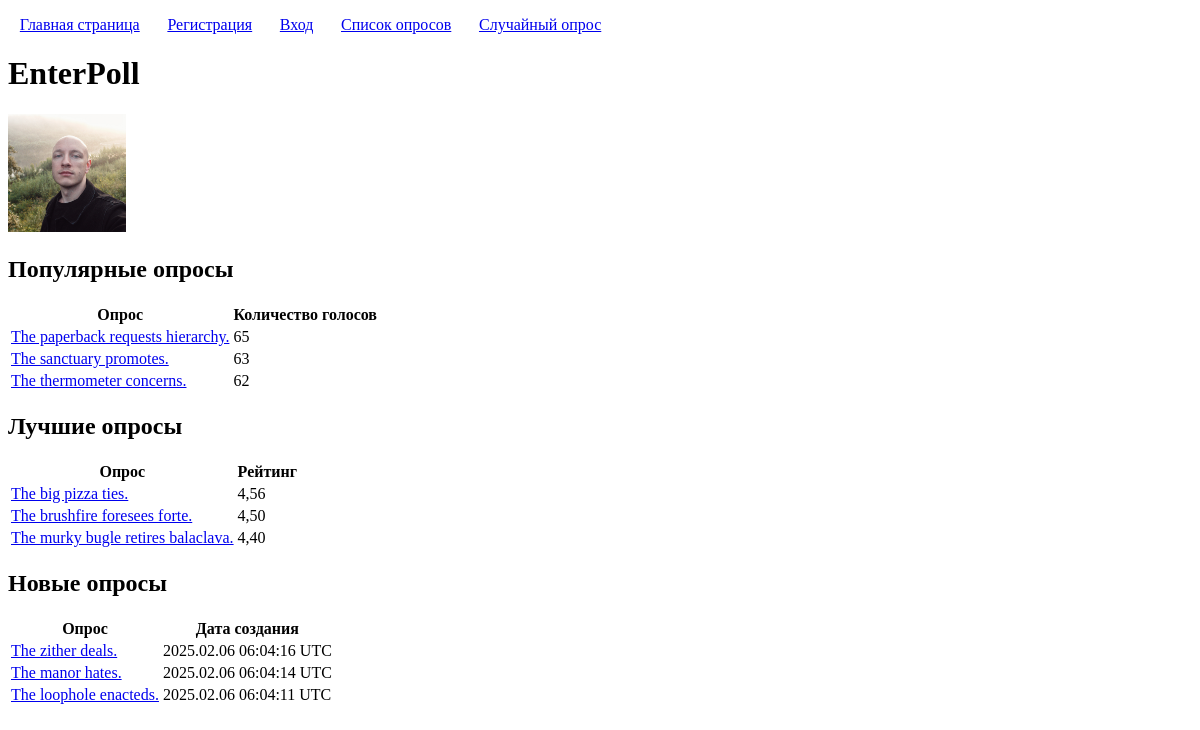
Page /enterpoll/ on the earlier database version.
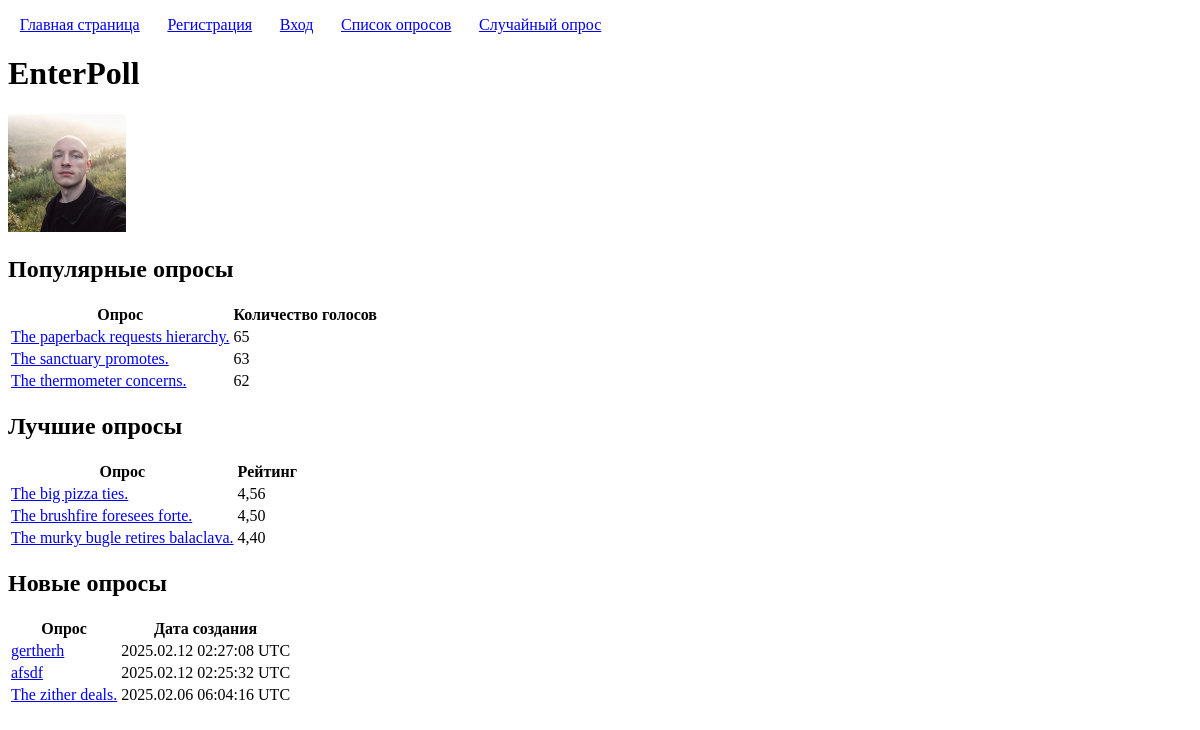
Same page on the later database version.
### polls/models.py (models this page shows, shortened)
class Poll(models.Model):
	title = models.CharField('Заголовок', max_length=100, validators=[custom_validators.forbidden_words])
	description = models.CharField('Описание', max_length=100, blank=True, null=True, validators=[custom_validators.forbidden_words])
	user = models.ForeignKey(User, on_delete=models.CASCADE, verbose_name='Автор')
	created = models.DateTimeField('Время создания', auto_now_add=True)
	class Meta:
		constraints = [models.UniqueConstraint(fields=('title', 'user'), name="unique_poll" )]
	@property
	def number_of_votes(self):
		return self.vote_set.count()
	@property
	def average_rating(self):
		return self.rating_set.aggregate(Avg('value', default=0))['value__avg']

### polls/views.py (the view)
# urls.py: path("", views.MainPageView.as_view(), name="main_page"),
class MainPageView(TemplateView):
	template_name = 'polls/main_page.html'
	def get_context_data(self, *args, **kwargs):
		context = super().get_context_data(*args, **kwargs)
		polls = Poll.objects.all()
		context['most_popular_polls'] = sorted(polls, key=(lambda poll: poll.number_of_votes), reverse=True)[0:3]
		context['highly_rated_polls'] = sorted(polls, key=(lambda poll: poll.average_rating), reverse=True)[0:3]
		context['latest_polls'] = polls.order_by('-created')[0:3]
		return context

### polls/templates/polls/main_page.html (shortened to what this page needs)
{% extends "base.html" %}
{% load static %}
{% block h1 %}EnterPoll{% endblock h1 %}
{% block content %}
	<img src="{% static 'polls/ivan.jpg' %}" alt="women" width="10%">
	<h2>Популярные опросы</h2>
	<table>
		<thead>
			<tr>
				<th>Опрос</th>
				<th>Количество голосов</th>
			</tr>
		</thead>
		<tbody>
				{% for poll in most_popular_polls %}
					<tr>
						<td>
							<a href="{% url 'poll_page' poll.pk %}">{{ poll.title }}</a>
						</td>
						<td>
							{{ poll.number_of_votes }}
						</td>
					</tr>
				{% endfor %}
		</tbody>
	</table>
	<h2>Лучшие опросы</h2>
	<table>
		<thead>
			<tr>
				<th>Опрос</th>
				<th>Рейтинг</th>
			</tr>
		</thead>
		<tbody>
				{% for poll in highly_rated_polls %}
					<tr>
						<td>
							<a href="{% url 'poll_page' poll.pk %}">{{ poll.title }}</a>
						</td>
						<td>
							{{ poll.average_rating|floatformat:2 }}
						</td>
					</tr>
				{% endfor %}
		</tbody>
	</table>
	<h2>Новые опросы</h2>
	<table>
		<thead>
			<tr>
				<th>Опрос</th>
				<th>Дата создания</th>
			</tr>
		</thead>
		<tbody>
				{% for poll in latest_polls %}
					<tr>
						<td>
							<a href="{% url 'poll_page' poll.pk %}">{{ poll.title }}</a>
						</td>
						<td>
							{{ poll.created|date:"Y.m.d H:i:s e" }}
						</td>
					</tr>
				{% endfor %}
		</tbody>
	</table>
{% endblock content %}

Differences in the rows shown:
no longer on this page (row unchanged): Poll: title "The manor hates.", created "2025.02.06 06:04:14 UTC", shown under "Новые опросы"
no longer on this page (row unchanged): Poll: title "The loophole enacteds.", created "2025.02.06 06:04:11 UTC", shown under "Новые опросы"
added Poll: title "gertherh", created "2025.02.12 02:27:08 UTC", shown under "Новые опросы"
added Poll: title "afsdf", created "2025.02.12 02:25:32 UTC", shown under "Новые опросы"
